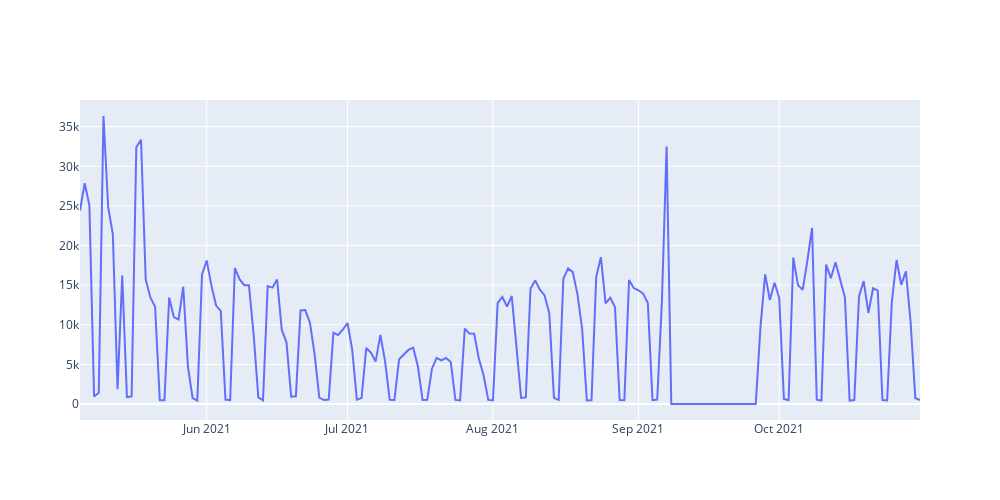

Source (notebook cell):
### Code cell
fig = go.Figure(data=[go.Scatter(x=df_events_day.index, y=df_events_day['value'])],
                layout=dict(height=500, width=1000))
fig.show()

### Figure 1 — Plotly figure (JSON) as saved in the notebook; plotly's stock layout.template omitted (floating-point values rounded to 4 significant figures; data arrays with more than 128 entries replaced by an {"elided": "..."} marker saying what was removed)
{"data": [{"type": "scatter", "x": {"elided": "180 str values"}, "y": {"elided": "180 int values"}}], "layout": {"height": 500, "width": 1000}}
